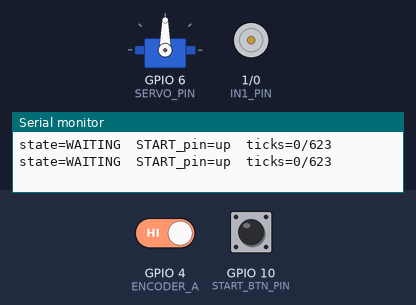
A sketch run on a simulated ESP32-C3. Parts: servo, motor-driver pin pairs drawn as motors (green arrow = first pin HIGH = forward, orange = second pin HIGH = backward, longer = more drive), the last lines printed to the serial monitor. The test bench sets the inputs (shaded band); at power-on: GPIO 10 (START_BTN_PIN) HIGH, GPIO 4 (ENCODER_A) HIGH.

Above: at 1.2 s.
1.3 s: GPIO 10 (START_BTN_PIN) pulled LOW for 0.15 s
At 2.6 s:
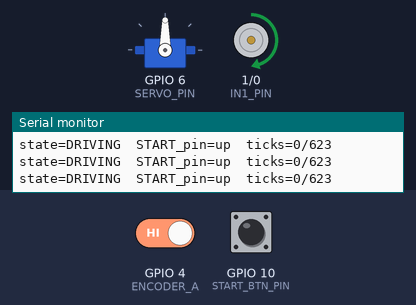
6.9 s: GPIO 10 (START_BTN_PIN) pulsed LOW 5 times (0.12 s each, 0.3 s apart)
At 13.3 s:
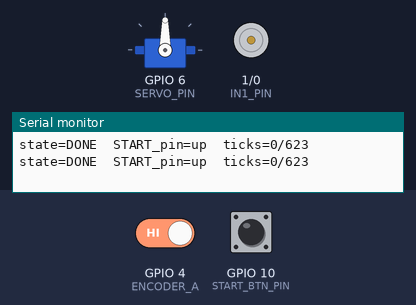
14.6 s: GPIO 10 (START_BTN_PIN) pulsed LOW 2 times (0.12 s each, 0.3 s apart)
At 15.3 s:
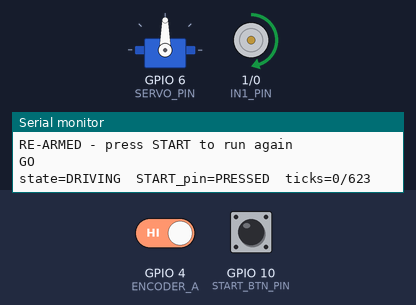
Timing chart, 0 to 19.2 s (numbered marks = the images above; inputs shaded):
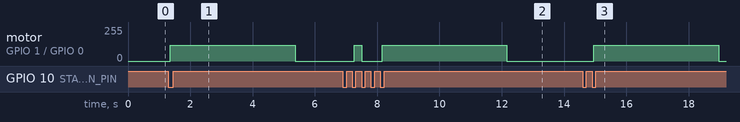

The sketch:

move_30cm.ino
```cpp
/*
 * ============================================================================
 *  WRO 2026 Future Engineers - Team Yo_Error_404
 *  move_30cm - ESP32-C3 Super Mini (V2 bot) - encoder distance test
 * ============================================================================
 *
 *  WHAT IT DOES
 *    Press START. The car drives straight forward until the wheel encoder has
 *    counted 30 cm, then stops. That is all. No ToF, no BNO055, no camera, no
 *    obstacle logic, no turns.
 *
 *  Ported from the classic-ESP32 loop sketch (2500 mm -> 90 deg turn x12):
 *  the encoder maths and the 90 ticks/metre calibration are kept, everything
 *  else is stripped out and the pins/motor driver are changed to the V2 bot.
 *
 *  PATCH NOTES
 *    PATCH 1  (2026-09-21)  First version. Pins moved from the classic ESP32
 *             (IN1 27 / IN2 26 / ENA 14 / servo 13 / encoder 18,19 / btn 15)
 *             to the ESP32-C3 Super Mini V2 pinout. Motor driver changed from
 *             the L298-style IN1+IN2+ENA to the MD10112's PWM+DIR pair, which
 *             is how open_slave.ino drives this car. Encoder moved OFF GPIO18/
 *             19 - see the warning below. Added a hard timeout so the car can
 *             never run away if the encoder is silent.
 *    PATCH 2  (2026-09-21)  Removed the NeoPixel strip - this car does not have
 *             one. Status is reported over serial only. GPIO7 is now free.
 *    PATCH 3  (2026-09-21)  Encoder moved to GPIO4 (A) and GPIO5 (B) - proved
 *             on the bench with encoder_probe, not guessed. Motor pins are now
 *             driven LOW as the very FIRST thing in setup(), before serial or
 *             anything else: encoder_probe left IN1 as INPUT_PULLUP, the
 *             MD10112 read that HIGH as 100% duty and the car ran away at full
 *             speed. A pin that commands the motor is never left an input.
 *    PATCH 4  (2026-09-21)  Servo spun continuously on boot. PATCH 3 had moved
 *             driveMotor(0) - an analogWrite - ahead of the servo attach, and
 *             on ESP32 core 3.x analogWrite claims an LEDC timer at ~1 kHz.
 *             ESP32Servo then shared that timer instead of getting a clean
 *             50 Hz one, so the servo saw nonsense pulse widths and ran away.
 *             Order now matches open_slave.ino, which is known good: the motor
 *             pins are still made safe first, but with digitalWrite LOW only
 *             (no LEDC involved), the servo attaches next and claims its 50 Hz
 *             timer, and analogWrite is not called until after that.
 *    PATCH 5  (2026-09-21)  Pressing START produced no reaction and no serial
 *             output at all, so there was no way to tell whether the button,
 *             the encoder or the motor was at fault. Added a 2 Hz heartbeat
 *             that prints the raw START pin level and the live tick count, so
 *             the board is never silent again. Drive speed raised 120 -> 150:
 *             120 PWM may simply be below the stall torque of this drivetrain.
 *    PATCH 6  (2026-09-21)  "Nothing moves when I press START" - because the
 *             run had ALREADY completed (29 ticks vs the 27 target) and DONE
 *             was a dead end: the button was only ever read in WAITING, so the
 *             sketch could run exactly once per power cycle. The button is now
 *             read in every state - a press in DONE re-arms for another run,
 *             and a press while DRIVING is an emergency stop.
 *    PATCH 7  (2026-09-21)  Calibrated. run_5s_ticks measured 2913 ticks over
 *             ~1.1 m, so TICKS_PER_METER goes 90 -> 2648 and the 30 cm target
 *             goes 27 -> 794 ticks. The inherited 90 was from the old bot and
 *             ~29x too small, which is why the car twitched and stopped.
 *             Also: the encoder's signed position counts NEGATIVE when driving
 *             forward on this car, so direction logic must not assume +ve is
 *             forward. This sketch uses labs() and is unaffected.
 *             NOTE: 1.1 m was a rough tape measurement, and the run includes
 *             ramp-up and coast, so treat 2648 as a first cut - re-measure
 *             over a longer distance if 30 cm comes out off.
 *    PATCH 8  (2026-09-21)  It came out off: 794 ticks measured 27 cm on the
 *             floor, 10% short. Recalibrated from that real result instead of
 *             the eyeballed 1.1 m - 794 / 0.27 = 2941 ticks/m, so the target
 *             becomes 882 ticks. This figure is measured over the actual 30 cm
 *             move, so it also folds in the ramp-up and the coast after the
 *             motor cuts, which a long free run does not represent.
 *    PATCH 9  (2026-09-21)  882 ticks measured 29 cm - 1 cm short. Scaled once
 *             more: 882 / 0.29 = 3041 ticks/m, target 912 ticks. Convergence
 *             so far: 794->27 cm, 882->29 cm, 912->30 cm expected. Note 1 cm
 *             is close to tape-measure and coast-variation noise, so chasing
 *             it further has limited value - coast distance also shifts with
 *             battery charge, which no fixed tick target can compensate for.
 *
 *  !! ENCODER PIN WARNING !!
 *    On the ESP32-C3, GPIO18 and GPIO19 ARE the native USB D-/D+ lines. They
 *    are what the Pi talks to this board over. Wiring the encoder there kills
 *    the USB link and the board can no longer be flashed or read normally, so
 *    the encoder CANNOT stay on 18/19 the way it was on the classic ESP32.
 *    The encoder on this car is on GPIO4 (A) and GPIO5 (B). That was measured
 *    with the encoder_probe sketch, which counted edges on every pin while the
 *    wheels turned - 4 and 5 were the only two that moved.
 *
 *  SAFETY
 *    Speed is capped at 170 PWM (team hard limit). The run also aborts after
 *    RUN_TIMEOUT_MS even if no ticks ever arrive, so a disconnected encoder
 *    stops the car instead of letting it drive off.
 *
 *  UPLOAD
 *    arduino-cli compile --upload -p <port> \
 *      --fqbn esp32:esp32:esp32c3:CDCOnBoot=cdc esp/move_30cm
 *    Libraries: ESP32Servo
 *
 *  NOTE: flashing this REPLACES open_slave.ino on the board. Reflash
 *  esp/open_slave/open_slave.ino.merged.bin to put the robot back to normal.
 * ============================================================================
 */

#include <Arduino.h>
#include <ESP32Servo.h>

// ---------------------------------------------------------------- pins (V2 bot, ESP32-C3)
#define IN1_PIN 1    // MD10112 PWM
#define IN2_PIN 0

// Direction polarity: LOW = forward on this car. Verified by tick sign -
// positive ticks have always meant forward, so +speed must produce them.
#define MOTOR_FORWARD_LEVEL LOW
#define MOTOR_REVERSE_LEVEL HIGH    // MD10112 DIR (HIGH = forward)
#define SERVO_PIN      6
#define START_BTN_PIN 10    // to GND, internal pull-up

#define ENCODER_A      4    // proved with encoder_probe on the bench
#define ENCODER_B      5

// ---------------------------------------------------------------- distance
// Calibrated against a measured run, not a tape estimate: 794 ticks produced
// exactly 27 cm on the floor, so 794 / 0.27 = 2941 ticks per metre.
// (Cross-check: at 2941, the earlier 5 s / 2913-tick run was ~99 cm, not the
// 1.1 m estimated by eye - the same 10% the first target came up short by.)
const float TICKS_PER_METER = 2078.0;                      // 2494 ticks / 1.2 m
const float TARGET_MM       = 300.0;                       // <-- the 30 cm
const long  TARGET_TICKS    = (long)(TICKS_PER_METER * TARGET_MM / 1000.0);   // = 623

// ---------------------------------------------------------------- motion
#define DRIVE_SPEED     120   // PWM (hard cap 170)
#define MAX_PWM         170
#define SERVO_CENTER     90
#define RUN_TIMEOUT_MS  4000  // runaway guard: stop even if no ticks arrive
#define BUTTON_DEBOUNCE_MS 60

Servo steeringServo;

enum State { WAITING, DRIVING, DONE };
State state = WAITING;

volatile long encoderTicks = 0;
uint32_t runStartMs = 0;
bool lastButton = HIGH;
uint32_t lastBeatMs = 0;

void IRAM_ATTR encoderISR() {
  if (digitalRead(ENCODER_B) == HIGH) encoderTicks++;
  else                                encoderTicks--;
}

// MD10112: PWM on IN1, direction on IN2 - same as open_slave.ino.
void driveMotor(int speed) {
  speed = constrain(speed, -MAX_PWM, MAX_PWM);
  if (speed == 0) {
    analogWrite(IN1_PIN, 0);
    digitalWrite(IN2_PIN, LOW);
  } else {
    digitalWrite(IN2_PIN, speed > 0 ? MOTOR_FORWARD_LEVEL : MOTOR_REVERSE_LEVEL);
    analogWrite(IN1_PIN, abs(speed));
  }
}

void setup() {
  // Motor pins FIRST, driven low, before serial or any other setup. Left as
  // inputs they pull HIGH and the MD10112 reads that as full speed forward.
  // Motor pins safe FIRST - but with digitalWrite only. Left as inputs they
  // pull HIGH and the MD10112 reads that as 100% duty = full speed forward.
  // Deliberately NOT analogWrite here: that would claim an LEDC timer before
  // the servo can get its 50 Hz one, and the servo would spin (see PATCH 4).
  pinMode(IN1_PIN, OUTPUT);
  pinMode(IN2_PIN, OUTPUT);
  digitalWrite(IN1_PIN, LOW);
  digitalWrite(IN2_PIN, LOW);

  Serial.begin(115200);
  pinMode(START_BTN_PIN, INPUT_PULLUP);

  pinMode(ENCODER_A, INPUT_PULLUP);
  pinMode(ENCODER_B, INPUT_PULLUP);
  attachInterrupt(digitalPinToInterrupt(ENCODER_A), encoderISR, RISING);

  // Servo before any analogWrite, exactly as open_slave.ino does it.
  steeringServo.setPeriodHertz(50);
  steeringServo.attach(SERVO_PIN, 500, 2400);
  steeringServo.write(SERVO_CENTER);        // wheels dead straight, never moved again

  driveMotor(0);                            // first analogWrite, after the servo has its timer

  Serial.print("move_30cm ready - target ");
  Serial.print(TARGET_MM, 0);
  Serial.print(" mm = ");
  Serial.print(TARGET_TICKS);
  Serial.println(" ticks. Press START.");
}

void loop() {
  // One button edge-detector for every state, so the sketch is never stuck.
  bool btnNow = digitalRead(START_BTN_PIN);
  bool btnPressed = (btnNow == LOW && lastButton == HIGH);
  lastButton = btnNow;

  // Heartbeat: the board is never silent, so a dead button or a dead encoder
  // is visible immediately instead of looking like "nothing happened".
  uint32_t nowMs = millis();
  if (nowMs - lastBeatMs >= 500) {
    lastBeatMs = nowMs;
    noInterrupts();
    long t = encoderTicks;
    interrupts();
    Serial.print("state=");
    Serial.print(state == WAITING ? "WAITING" : (state == DRIVING ? "DRIVING" : "DONE"));
    Serial.print("  START_pin=");
    Serial.print(digitalRead(START_BTN_PIN) == LOW ? "PRESSED" : "up");
    Serial.print("  ticks=");
    Serial.print(t);
    Serial.print("/");
    Serial.println(TARGET_TICKS);
  }

  switch (state) {

    case WAITING: {
      if (btnPressed) {
        delay(BUTTON_DEBOUNCE_MS);
        if (digitalRead(START_BTN_PIN) == LOW) {
          encoderTicks = 0;
          runStartMs = millis();
          state = DRIVING;
          Serial.println("GO");
        }
      }
      break;
    }

    case DRIVING: {
      if (btnPressed) {                      // press again = emergency stop
        driveMotor(0);
        state = DONE;
        Serial.println("ABORTED by button - motor stopped");
        break;
      }
      driveMotor(DRIVE_SPEED);

      noInterrupts();
      long ticks = encoderTicks;
      interrupts();

      bool arrived = labs(ticks) >= TARGET_TICKS;
      bool timedOut = (millis() - runStartMs) > RUN_TIMEOUT_MS;

      if (arrived || timedOut) {
        driveMotor(0);
        state = DONE;
        Serial.print(timedOut ? "TIMEOUT - stopped at " : "ARRIVED - stopped at ");
        Serial.print(labs(ticks));
        Serial.print(" ticks = ");
        Serial.print(labs(ticks) * 1000.0 / TICKS_PER_METER, 0);
        Serial.println(" mm");
        if (timedOut) Serial.println("  (no/low ticks -> check the encoder wiring on GPIO2/GPIO3)");
      }
      break;
    }

    case DONE:
      driveMotor(0);
      if (btnPressed) {                      // re-arm for another run
        delay(BUTTON_DEBOUNCE_MS);
        encoderTicks = 0;
        state = WAITING;
        Serial.println("RE-ARMED - press START to run again");
      }
      break;
  }
}
```

Measured:
- after the input at 1.3 s, motor on GPIO 1 (IN1_PIN) / GPIO 0 (IN2_PIN): stopped → forward 120/255 after 0.06 s, → stopped 4.0 s later
- after the input at 6.9 s, motor on GPIO 1 (IN1_PIN) / GPIO 0 (IN2_PIN): stopped → forward 120/255 after 0.36 s, → stopped 0.24 s later, → forward 120/255 0.66 s later, → stopped 4.0 s later
- after the input at 14.6 s, motor on GPIO 1 (IN1_PIN) / GPIO 0 (IN2_PIN): stopped → forward 120/255 after 0.36 s, → stopped 4.0 s later
